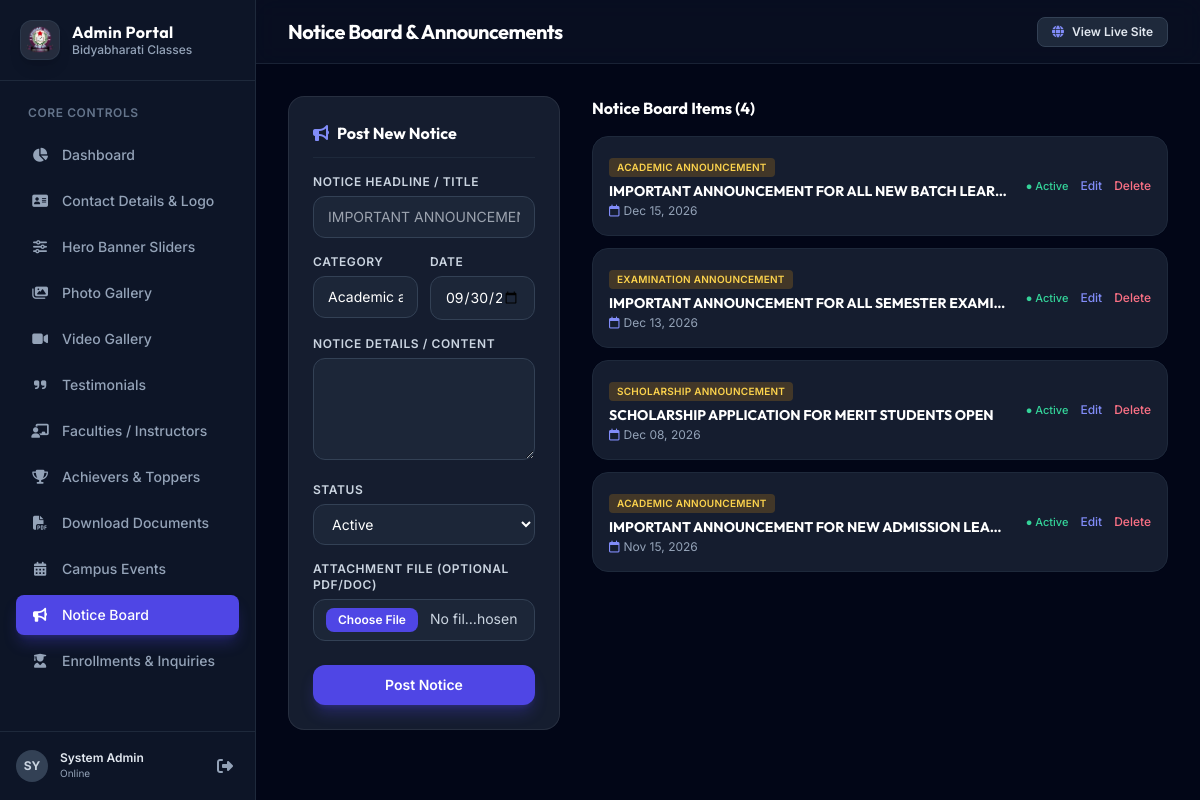
Screenshot of /admin/notices.php (signed in) with the database file from the repository.
### tables this page shows
CREATE TABLE IF NOT EXISTS `site_settings` (
  `id` INT PRIMARY KEY DEFAULT 1,
  `site_name` VARCHAR(150) DEFAULT 'Bidyabharati Classes',
  `logo_path` VARCHAR(255) DEFAULT 'uploads/logo.png',
  `favicon_path` VARCHAR(255) DEFAULT 'assets/images/bidyarthilogo.png',
  `phone` VARCHAR(50) DEFAULT '+91 98765 43210',
  `email` VARCHAR(100) DEFAULT 'info@bidyarthiclasses.com',
  `address` TEXT,
  `working_hours` VARCHAR(255) DEFAULT '10:00 AM – 10:00 PM (Monday - Sunday)',
  `map_iframe` TEXT,
  `facebook_url` VARCHAR(255) DEFAULT 'https://facebook.com',
  `twitter_url` VARCHAR(255) DEFAULT 'https://twitter.com',
  `instagram_url` VARCHAR(255) DEFAULT 'https://instagram.com',
  `linkedin_url` VARCHAR(255) DEFAULT 'https://linkedin.com',
  `updated_at` TIMESTAMP DEFAULT CURRENT_TIMESTAMP ON UPDATE CURRENT_TIMESTAMP
);

CREATE TABLE IF NOT EXISTS `notices` (
  `id` INT AUTO_INCREMENT PRIMARY KEY,
  `title` VARCHAR(255) NOT NULL,
  `category` VARCHAR(100) DEFAULT 'Academic announcement',
  `notice_date` DATE NOT NULL,
  `content` TEXT,
  `attachment_path` VARCHAR(255) DEFAULT '',
  `status` ENUM('active', 'inactive') DEFAULT 'active',
  `created_at` TIMESTAMP DEFAULT CURRENT_TIMESTAMP
);

### admin/notices.php (the view, shortened to what this page needs)
<?php
include 'header.php';
try {
    $pdo->exec("CREATE TABLE IF NOT EXISTS `notices` (
      `id` INT AUTO_INCREMENT PRIMARY KEY,
      `title` VARCHAR(255) NOT NULL,
      `category` VARCHAR(100) DEFAULT 'Academic announcement',
      `notice_date` DATE NOT NULL,
      `content` TEXT,
      `attachment_path` VARCHAR(255) DEFAULT '',
      `status` ENUM('active', 'inactive') DEFAULT 'active',
      `created_at` TIMESTAMP DEFAULT CURRENT_TIMESTAMP
    ) ENGINE=InnoDB DEFAULT CHARSET=utf8mb4");
} catch (Exception $e) {}
$editItem = null;
$items = $pdo->query("SELECT * FROM notices ORDER BY notice_date DESC")->fetchAll();
?>
<div class="grid grid-cols-1 lg:grid-cols-3 gap-8">
    <div class="glass-panel p-6 rounded-2xl h-fit">
        <h3 class="text-base font-bold text-white font-heading mb-4 flex items-center gap-2 border-b border-slate-800 pb-3">
            <i class="fa-solid <?= $editItem ? 'fa-pen-to-square' : 'fa-bullhorn' ?> text-indigo-400"></i>
            <?= $editItem ? 'Edit Notice' : 'Post New Notice' ?>
        </h3>
        <form method="POST" enctype="multipart/form-data" class="space-y-4">
            <div>
                <label class="block text-xs font-semibold uppercase tracking-wider text-slate-300 mb-1.5">Notice Headline / Title</label>
                <input type="text" name="title" required value="<?= htmlspecialchars($editItem['title'] ?? '') ?>" placeholder="IMPORTANT ANNOUNCEMENT FOR NEW ADMISSION LEARNERS"
                    class="w-full px-3.5 py-2.5 rounded-xl bg-slate-800/80 border border-slate-700 text-white text-sm focus:ring-2 focus:ring-indigo-500 focus:outline-none">
            </div>
            <div class="grid grid-cols-2 gap-3">
                <div>
                    <label class="block text-xs font-semibold uppercase tracking-wider text-slate-300 mb-1.5">Category</label>
                    <input type="text" name="category" value="<?= htmlspecialchars($editItem['category'] ?? 'Academic announcement') ?>" placeholder="Academic, Exam, Activity"
                        class="w-full px-3.5 py-2.5 rounded-xl bg-slate-800/80 border border-slate-700 text-white text-sm focus:ring-2 focus:ring-indigo-500 focus:outline-none">
                </div>
                <div>
                    <label class="block text-xs font-semibold uppercase tracking-wider text-slate-300 mb-1.5">Date</label>
                    <input type="date" name="notice_date" required value="<?= htmlspecialchars($editItem['notice_date'] ?? date('Y-m-d')) ?>"
                        class="w-full px-3.5 py-2.5 rounded-xl bg-slate-800/80 border border-slate-700 text-white text-sm focus:ring-2 focus:ring-indigo-500 focus:outline-none">
                </div>
            </div>
            <div>
                <label class="block text-xs font-semibold uppercase tracking-wider text-slate-300 mb-1.5">Notice Details / Content</label>
                <textarea name="content" rows="4" class="w-full px-3.5 py-2.5 rounded-xl bg-slate-800/80 border border-slate-700 text-white text-sm focus:ring-2 focus:ring-indigo-500 focus:outline-none"><?= htmlspecialchars($editItem['content'] ?? '') ?></textarea>
            </div>
            <div>
                <label class="block text-xs font-semibold uppercase tracking-wider text-slate-300 mb-1.5">Status</label>
                <select name="status" class="w-full px-3.5 py-2.5 rounded-xl bg-slate-800/80 border border-slate-700 text-white text-sm focus:ring-2 focus:ring-indigo-500 focus:outline-none">
                    <option value="active" <?= ($editItem['status'] ?? '') === 'active' ? 'selected' : '' ?>>Active</option>
                </select>
            </div>
            <div>
                <label class="block text-xs font-semibold uppercase tracking-wider text-slate-300 mb-1.5">Attachment File (Optional PDF/Doc)</label>
                <input type="file" name="attachment" accept=".pdf,.doc,.docx"
                    class="w-full px-3 py-2 rounded-xl bg-slate-800/80 border border-slate-700 text-slate-300 text-sm file:mr-3 file:py-1 file:px-3 file:rounded-lg file:border-0 file:text-xs file:font-semibold file:bg-indigo-600 file:text-white hover:file:bg-indigo-500">
            </div>
            <div class="pt-2 flex gap-2">
                <button type="submit" class="flex-1 py-2.5 rounded-xl bg-indigo-600 hover:bg-indigo-500 text-white font-semibold text-sm transition-all shadow-lg shadow-indigo-600/30">
                    <?= $editItem ? 'Update Notice' : 'Post Notice' ?>
                </button>
            </div>
        </form>
    </div>
    <div class="lg:col-span-2 space-y-4">
        <h3 class="text-base font-bold text-white font-heading mb-2">Notice Board Items (<?= count($items) ?>)</h3>
        <?php if (empty($items)): ?>
            <div class="glass-panel p-8 text-center rounded-2xl text-slate-400 text-sm">
                No notices published yet. Use the form to post announcements.
            </div>
        <?php else: ?>
            <div class="space-y-3">
                <?php foreach ($items as $item): ?>
                    <div class="glass-panel p-4 rounded-2xl border border-slate-800 flex items-center justify-between gap-4">
                        <div class="min-w-0 flex-1">
                            <span class="inline-block px-2 py-0.5 rounded text-[10px] font-semibold bg-amber-500/20 text-amber-300 uppercase tracking-wide mb-1"><?= htmlspecialchars($item['category']) ?></span>
                            <h4 class="text-sm font-bold text-white truncate"><?= htmlspecialchars($item['title']) ?></h4>
                            <p class="text-xs text-slate-400 mt-0.5"><i class="fa-regular fa-calendar mr-1 text-indigo-400"></i><?= date('M d, Y', strtotime($item['notice_date'])) ?></p>
                        </div>
                        <div class="flex items-center gap-3 shrink-0">
                            <span class="text-[11px] font-medium <?= $item['status'] === 'active' ? 'text-emerald-400' : 'text-slate-500' ?>">
                                ● <?= ucfirst($item['status']) ?>
                            </span>
                            <a href="notices.php?action=edit&id=<?= $item['id'] ?>" class="text-xs text-indigo-400 hover:text-indigo-300 font-medium">Edit</a>
                            <a href="notices.php?action=delete&id=<?= $item['id'] ?>" onclick="return confirm('Delete this notice?')" class="text-xs text-rose-400 hover:text-rose-300 font-medium">Delete</a>
                        </div>
                    </div>
                <?php endforeach; ?>
            </div>
        <?php endif; ?>
    </div>
</div>
<?php include 'footer.php'; ?>

### admin/header.php (shortened to what this page needs)
<?php
require_once __DIR__ . '/../includes/db.php';
$stmtSettings = $pdo->query("SELECT * FROM site_settings WHERE id = 1");
$siteSettings = $stmtSettings->fetch() ?: [];
$current_page = basename($_SERVER['PHP_SELF']);
?>
<!DOCTYPE html>
<html lang="en" class="h-full bg-slate-900 text-slate-100">
<head>
    <script src="https://cdn.tailwindcss.com"></script>
    <link rel="stylesheet" href="https://cdnjs.cloudflare.com/ajax/libs/font-awesome/6.5.1/css/all.min.css" />
</head>
<body class="h-full flex flex-col bg-slate-950 text-slate-100">
<div class="flex h-screen overflow-hidden">
    <aside class="w-64 bg-slate-900/90 border-r border-slate-800 flex flex-col shrink-0">
        <div class="p-5 border-b border-slate-800 flex items-center gap-3">
            <div class="w-10 h-10 rounded-xl bg-white/10 p-1 flex items-center justify-center shrink-0 border border-slate-700/60 shadow-lg">
                <img src="../assets/images/bclogo.png" alt="Bidyabharati Classes Logo" class="w-full h-full object-contain">
            </div>
            <div>
                <h2 class="font-bold text-base text-white tracking-wide leading-tight">Admin Portal</h2>
                <p class="text-xs text-slate-400 font-medium truncate max-w-[140px]"><?= htmlspecialchars($siteSettings['site_name'] ?? 'Bidyabharati') ?></p>
            </div>
        </div>
        <nav class="flex-1 p-4 space-y-1.5 overflow-y-auto custom-scrollbar">
            <div class="text-xs font-semibold text-slate-500 uppercase tracking-wider px-3 py-2">Core Controls</div>
            <a href="index.php" class="flex items-center gap-3 px-3.5 py-2.5 rounded-lg font-medium text-sm transition-all <?= $current_page == 'index.php' ? 'bg-indigo-600 text-white shadow-lg shadow-indigo-600/30' : 'text-slate-400 hover:text-slate-100 hover:bg-slate-800/60' ?>">
                <i class="fa-solid fa-chart-pie w-5 text-center"></i>
                Dashboard
            </a>
            <a href="contact_details.php" class="flex items-center gap-3 px-3.5 py-2.5 rounded-lg font-medium text-sm transition-all <?= $current_page == 'contact_details.php' ? 'bg-indigo-600 text-white shadow-lg shadow-indigo-600/30' : 'text-slate-400 hover:text-slate-100 hover:bg-slate-800/60' ?>">
                <i class="fa-solid fa-address-card w-5 text-center"></i>
                Contact Details & Logo
            </a>
            <a href="hero_sliders.php" class="flex items-center gap-3 px-3.5 py-2.5 rounded-lg font-medium text-sm transition-all <?= $current_page == 'hero_sliders.php' ? 'bg-indigo-600 text-white shadow-lg shadow-indigo-600/30' : 'text-slate-400 hover:text-slate-100 hover:bg-slate-800/60' ?>">
                <i class="fa-solid fa-sliders w-5 text-center"></i>
                Hero Banner Sliders
            </a>
            <a href="gallery.php" class="flex items-center gap-3 px-3.5 py-2.5 rounded-lg font-medium text-sm transition-all <?= $current_page == 'gallery.php' ? 'bg-indigo-600 text-white shadow-lg shadow-indigo-600/30' : 'text-slate-400 hover:text-slate-100 hover:bg-slate-800/60' ?>">
                <i class="fa-solid fa-images w-5 text-center"></i>
                Photo Gallery
            </a>
            <a href="video_gallery.php" class="flex items-center gap-3 px-3.5 py-2.5 rounded-lg font-medium text-sm transition-all <?= $current_page == 'video_gallery.php' ? 'bg-indigo-600 text-white shadow-lg shadow-indigo-600/30' : 'text-slate-400 hover:text-slate-100 hover:bg-slate-800/60' ?>">
                <i class="fa-solid fa-video w-5 text-center"></i>
                Video Gallery
            </a>
            <a href="testimonials.php" class="flex items-center gap-3 px-3.5 py-2.5 rounded-lg font-medium text-sm transition-all <?= $current_page == 'testimonials.php' ? 'bg-indigo-600 text-white shadow-lg shadow-indigo-600/30' : 'text-slate-400 hover:text-slate-100 hover:bg-slate-800/60' ?>">
                <i class="fa-solid fa-quote-right w-5 text-center"></i>
                Testimonials
            </a>
            <a href="faculties.php" class="flex items-center gap-3 px-3.5 py-2.5 rounded-lg font-medium text-sm transition-all <?= $current_page == 'faculties.php' ? 'bg-indigo-600 text-white shadow-lg shadow-indigo-600/30' : 'text-slate-400 hover:text-slate-100 hover:bg-slate-800/60' ?>">
                <i class="fa-solid fa-chalkboard-teacher w-5 text-center"></i>
                Faculties / Instructors
            </a>
            <a href="achievers.php" class="flex items-center gap-3 px-3.5 py-2.5 rounded-lg font-medium text-sm transition-all <?= $current_page == 'achievers.php' ? 'bg-indigo-600 text-white shadow-lg shadow-indigo-600/30' : 'text-slate-400 hover:text-slate-100 hover:bg-slate-800/60' ?>">
                <i class="fa-solid fa-trophy w-5 text-center"></i>
                Achievers & Toppers
            </a>
            <a href="documents.php" class="flex items-center gap-3 px-3.5 py-2.5 rounded-lg font-medium text-sm transition-all <?= $current_page == 'documents.php' ? 'bg-indigo-600 text-white shadow-lg shadow-indigo-600/30' : 'text-slate-400 hover:text-slate-100 hover:bg-slate-800/60' ?>">
                <i class="fa-solid fa-file-pdf w-5 text-center"></i>
                Download Documents
            </a>
            <a href="events.php" class="flex items-center gap-3 px-3.5 py-2.5 rounded-lg font-medium text-sm transition-all <?= $current_page == 'events.php' ? 'bg-indigo-600 text-white shadow-lg shadow-indigo-600/30' : 'text-slate-400 hover:text-slate-100 hover:bg-slate-800/60' ?>">
                <i class="fa-solid fa-calendar-days w-5 text-center"></i>
                Campus Events
            </a>
            <a href="notices.php" class="flex items-center gap-3 px-3.5 py-2.5 rounded-lg font-medium text-sm transition-all <?= $current_page == 'notices.php' ? 'bg-indigo-600 text-white shadow-lg shadow-indigo-600/30' : 'text-slate-400 hover:text-slate-100 hover:bg-slate-800/60' ?>">
                <i class="fa-solid fa-bullhorn w-5 text-center"></i>
                Notice Board
            </a>
            <a href="enrollments.php" class="flex items-center gap-3 px-3.5 py-2.5 rounded-lg font-medium text-sm transition-all <?= $current_page == 'enrollments.php' ? 'bg-indigo-600 text-white shadow-lg shadow-indigo-600/30' : 'text-slate-400 hover:text-slate-100 hover:bg-slate-800/60' ?>">
                <i class="fa-solid fa-user-graduate w-5 text-center"></i>
                Enrollments & Inquiries
            </a>
        </nav>
        <div class="p-4 border-t border-slate-800 flex items-center justify-between">
            <div class="flex items-center gap-3">
                <div class="w-8 h-8 rounded-full bg-slate-700 flex items-center justify-center font-bold text-slate-300 text-xs">
                    <?= strtoupper(substr($_SESSION['admin_name'] ?? 'Admin', 0, 2)) ?>
                </div>
                <div>
                    <p class="text-xs font-semibold text-slate-200 leading-none"><?= htmlspecialchars($_SESSION['admin_name'] ?? 'Administrator') ?></p>
                    <p class="text-[10px] text-slate-400 mt-0.5">Online</p>
                </div>
            </div>
            <a href="logout.php" title="Logout" class="text-slate-400 hover:text-rose-400 transition-colors p-1.5 rounded-lg hover:bg-slate-800">
                <i class="fa-solid fa-right-from-bracket"></i>
            </a>
        </div>
    </aside>
    <main class="flex-1 overflow-y-auto bg-slate-950 flex flex-col">
        <header class="h-16 border-b border-slate-800/80 bg-slate-900/50 backdrop-blur-md px-8 flex items-center justify-between sticky top-0 z-30">
            <div class="flex items-center gap-4">
                <h1 class="text-xl font-bold text-white tracking-tight">
                    <?php
                    switch($current_page) {
                        case 'notices.php': echo 'Notice Board & Announcements'; break;
                    }
                    ?>
                </h1>
            </div>
            <div class="flex items-center gap-3">
                <a href="../index.php" target="_blank" class="flex items-center gap-2 px-3.5 py-1.5 rounded-lg bg-slate-800 hover:bg-slate-700 text-xs font-semibold text-slate-200 transition-colors border border-slate-700">
                    <i class="fa-solid fa-globe text-indigo-400"></i> View Live Site
                </a>
            </div>
        </header>
        <div class="p-8 flex-1">

### admin/header.php (style rules this page uses)
body { font-family: 'Inter', sans-serif; }
h1, h2, h3, h4, .font-heading { font-family: 'Outfit', sans-serif; }
.glass-panel { background: rgba(30, 41, 59, 0.7); backdrop-filter: blur(12px); border: 1px solid rgba(255, 255, 255, 0.08); }

### rows the page displays
site_settings: site_name "Bidyabharati Classes"
notices: category "ACADEMIC ANNOUNCEMENT", title "IMPORTANT ANNOUNCEMENT FOR ALL NEW BATCH LEAR…", notice_date "Dec 15, 2026", status "Active"
notices: category "EXAMINATION ANNOUNCEMENT", title "IMPORTANT ANNOUNCEMENT FOR ALL SEMESTER EXAMI…", notice_date "Dec 13, 2026", status "Active"
notices: category "SCHOLARSHIP ANNOUNCEMENT", title "SCHOLARSHIP APPLICATION FOR MERIT STUDENTS OPEN", notice_date "Dec 08, 2026", status "Active"
notices: category "ACADEMIC ANNOUNCEMENT", title "IMPORTANT ANNOUNCEMENT FOR NEW ADMISSION LEA…", notice_date "Nov 15, 2026", status "Active"

### other values shown
substr($_SESSION['admin_name'] ?? 'Admin', 0, 2) "SY"
$_SESSION['admin_name'] "System Admin"
count($items) "4"
